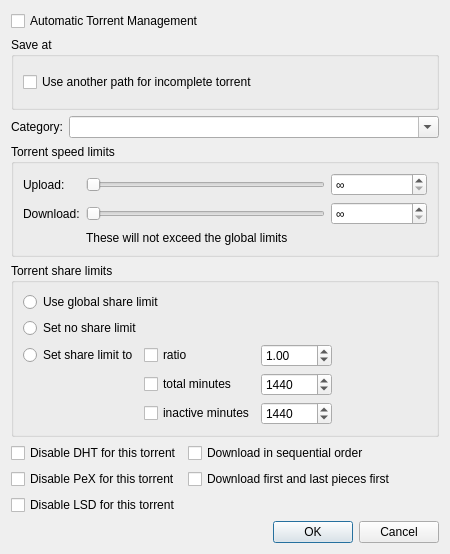
<?xml version="1.0" encoding="UTF-8"?>
<ui version="4.0">
 <class>TorrentOptionsDialog</class>
 <widget class="QDialog" name="TorrentOptionsDialog">
  <property name="geometry">
   <rect>
    <x>0</x>
    <y>0</y>
    <width>450</width>
    <height>540</height>
   </rect>
  </property>
  <property name="windowTitle">
   <string>Torrent Options</string>
  </property>
  <layout class="QVBoxLayout" name="verticalLayout_3">
   <item>
    <widget class="QCheckBox" name="checkAutoTMM">
     <property name="toolTip">
      <string>Automatic mode means that various torrent properties (e.g. save path) will be decided by the associated category</string>
     </property>
     <property name="text">
      <string>Automatic Torrent Management</string>
     </property>
    </widget>
   </item>
   <item>
    <widget class="QGroupBox" name="groupBoxSavePath">
     <property name="title">
      <string>Save at</string>
     </property>
     <layout class="QVBoxLayout" name="verticalLayout_2">
      <item>
       <widget class="FileSystemPathComboEdit" name="savePath" native="true"/>
      </item>
      <item>
       <widget class="QCheckBox" name="checkUseDownloadPath">
        <property name="text">
         <string>Use another path for incomplete torrent</string>
        </property>
       </widget>
      </item>
      <item>
       <widget class="FileSystemPathComboEdit" name="downloadPath" native="true">
        <property name="enabled">
         <bool>false</bool>
        </property>
       </widget>
      </item>
     </layout>
    </widget>
   </item>
   <item>
    <layout class="QGridLayout" name="gridLayout_4">
     <item row="0" column="1">
      <widget class="QComboBox" name="comboCategory">
       <property name="sizePolicy">
        <sizepolicy hsizetype="Expanding" vsizetype="Fixed">
         <horstretch>0</horstretch>
         <verstretch>0</verstretch>
        </sizepolicy>
       </property>
       <property name="editable">
        <bool>true</bool>
       </property>
       <property name="maxVisibleItems">
        <number>2147483647</number>
       </property>
       <property name="insertPolicy">
        <enum>QComboBox::InsertAtTop</enum>
       </property>
      </widget>
     </item>
     <item row="0" column="0">
      <widget class="QLabel" name="labelCategory">
       <property name="text">
        <string>Category:</string>
       </property>
      </widget>
     </item>
    </layout>
   </item>
   <item>
    <widget class="QGroupBox" name="groupBox">
     <property name="title">
      <string>Torrent speed limits</string>
     </property>
     <layout class="QGridLayout" name="gridLayout_2">
      <item row="1" column="0">
       <widget class="QLabel" name="label_2">
        <property name="text">
         <string>Download:</string>
        </property>
       </widget>
      </item>
      <item row="1" column="2">
       <widget class="QSpinBox" name="spinDownloadLimit">
        <property name="specialValueText">
         <string>∞</string>
        </property>
        <property name="suffix">
         <string> KB/s</string>
        </property>
        <property name="maximum">
         <number>2000000</number>
        </property>
       </widget>
      </item>
      <item row="0" column="2">
       <widget class="QSpinBox" name="spinUploadLimit">
        <property name="specialValueText">
         <string>∞</string>
        </property>
        <property name="suffix">
         <string> KB/s</string>
        </property>
        <property name="maximum">
         <number>2000000</number>
        </property>
       </widget>
      </item>
      <item row="2" column="1" colspan="2">
       <widget class="QLabel" name="labelWarning">
        <property name="text">
         <string>These will not exceed the global limits</string>
        </property>
       </widget>
      </item>
      <item row="0" column="0">
       <widget class="QLabel" name="label">
        <property name="text">
         <string>Upload:</string>
        </property>
       </widget>
      </item>
      <item row="0" column="1">
       <widget class="QSlider" name="sliderUploadLimit">
        <property name="orientation">
         <enum>Qt::Horizontal</enum>
        </property>
       </widget>
      </item>
      <item row="1" column="1">
       <widget class="QSlider" name="sliderDownloadLimit">
        <property name="orientation">
         <enum>Qt::Horizontal</enum>
        </property>
       </widget>
      </item>
     </layout>
    </widget>
   </item>
   <item>
    <widget class="QGroupBox" name="groupBox_2">
     <property name="title">
      <string>Torrent share limits</string>
     </property>
     <layout class="QVBoxLayout" name="verticalLayout">
      <item>
       <widget class="QRadioButton" name="radioUseGlobalShareLimits">
        <property name="text">
         <string>Use global share limit</string>
        </property>
        <attribute name="buttonGroup">
         <string notr="true">buttonGroup</string>
        </attribute>
       </widget>
      </item>
      <item>
       <widget class="QRadioButton" name="radioNoLimit">
        <property name="text">
         <string>Set no share limit</string>
        </property>
        <attribute name="buttonGroup">
         <string notr="true">buttonGroup</string>
        </attribute>
       </widget>
      </item>
      <item>
       <layout class="QGridLayout" name="gridLayout">
        <item row="0" column="0">
         <widget class="QRadioButton" name="radioTorrentLimit">
          <property name="text">
           <string>Set share limit to</string>
          </property>
          <attribute name="buttonGroup">
           <string notr="true">buttonGroup</string>
          </attribute>
         </widget>
        </item>
        <item row="0" column="1">
         <widget class="QCheckBox" name="checkMaxRatio">
          <property name="text">
           <string>ratio</string>
          </property>
         </widget>
        </item>
        <item row="0" column="2">
         <widget class="QDoubleSpinBox" name="spinRatioLimit">
          <property name="maximum">
           <double>9999.000000000000000</double>
          </property>
          <property name="singleStep">
           <double>0.050000000000000</double>
          </property>
          <property name="value">
           <double>1.000000000000000</double>
          </property>
         </widget>
        </item>
        <item row="1" column="1">
         <widget class="QCheckBox" name="checkMaxTime">
          <property name="text">
           <string>total minutes</string>
          </property>
         </widget>
        </item>
        <item row="1" column="2">
         <widget class="QSpinBox" name="spinTimeLimit">
          <property name="maximum">
           <number>525600</number>
          </property>
          <property name="value">
           <number>1440</number>
          </property>
         </widget>
        </item>
        <item row="1" column="3">
         <spacer name="horizontalSpacer">
          <property name="orientation">
           <enum>Qt::Horizontal</enum>
          </property>
          <property name="sizeHint" stdset="0">
           <size>
            <width>40</width>
            <height>20</height>
           </size>
          </property>
         </spacer>
        </item>
        <item row="2" column="1">
         <widget class="QCheckBox" name="checkMaxInactiveTime">
          <property name="text">
           <string>inactive minutes</string>
          </property>
         </widget>
        </item>
        <item row="2" column="2">
         <widget class="QSpinBox" name="spinInactiveTimeLimit">
          <property name="maximum">
           <number>525600</number>
          </property>
          <property name="value">
           <number>1440</number>
          </property>
         </widget>
        </item>
       </layout>
      </item>
     </layout>
    </widget>
   </item>
   <item>
    <layout class="QGridLayout" name="gridLayout_3">
     <item row="0" column="0">
      <widget class="QCheckBox" name="checkDisableDHT">
       <property name="text">
        <string>Disable DHT for this torrent</string>
       </property>
      </widget>
     </item>
     <item row="0" column="1">
      <widget class="QCheckBox" name="checkSequential">
       <property name="text">
        <string>Download in sequential order</string>
       </property>
      </widget>
     </item>
     <item row="0" column="2">
      <spacer name="horizontalSpacer_2">
       <property name="orientation">
        <enum>Qt::Horizontal</enum>
       </property>
       <property name="sizeHint" stdset="0">
        <size>
         <width>40</width>
         <height>20</height>
        </size>
       </property>
      </spacer>
     </item>
     <item row="1" column="0">
      <widget class="QCheckBox" name="checkDisablePEX">
       <property name="text">
        <string>Disable PeX for this torrent</string>
       </property>
      </widget>
     </item>
     <item row="1" column="1">
      <widget class="QCheckBox" name="checkFirstLastPieces">
       <property name="text">
        <string>Download first and last pieces first</string>
       </property>
      </widget>
     </item>
     <item row="2" column="0">
      <widget class="QCheckBox" name="checkDisableLSD">
       <property name="text">
        <string>Disable LSD for this torrent</string>
       </property>
      </widget>
     </item>
    </layout>
   </item>
   <item>
    <spacer name="verticalSpacer">
     <property name="orientation">
      <enum>Qt::Vertical</enum>
     </property>
     <property name="sizeHint" stdset="0">
      <size>
       <width>20</width>
       <height>0</height>
      </size>
     </property>
    </spacer>
   </item>
   <item>
    <widget class="QDialogButtonBox" name="buttonBox">
     <property name="standardButtons">
      <set>QDialogButtonBox::Cancel|QDialogButtonBox::Ok</set>
     </property>
    </widget>
   </item>
  </layout>
 </widget>
 <customwidgets>
  <customwidget>
   <class>FileSystemPathComboEdit</class>
   <extends>QWidget</extends>
   <header>gui/fspathedit.h</header>
   <container>1</container>
  </customwidget>
 </customwidgets>
 <resources/>
 <connections/>
 <buttongroups>
  <buttongroup name="buttonGroup"/>
 </buttongroups>
</ui>
